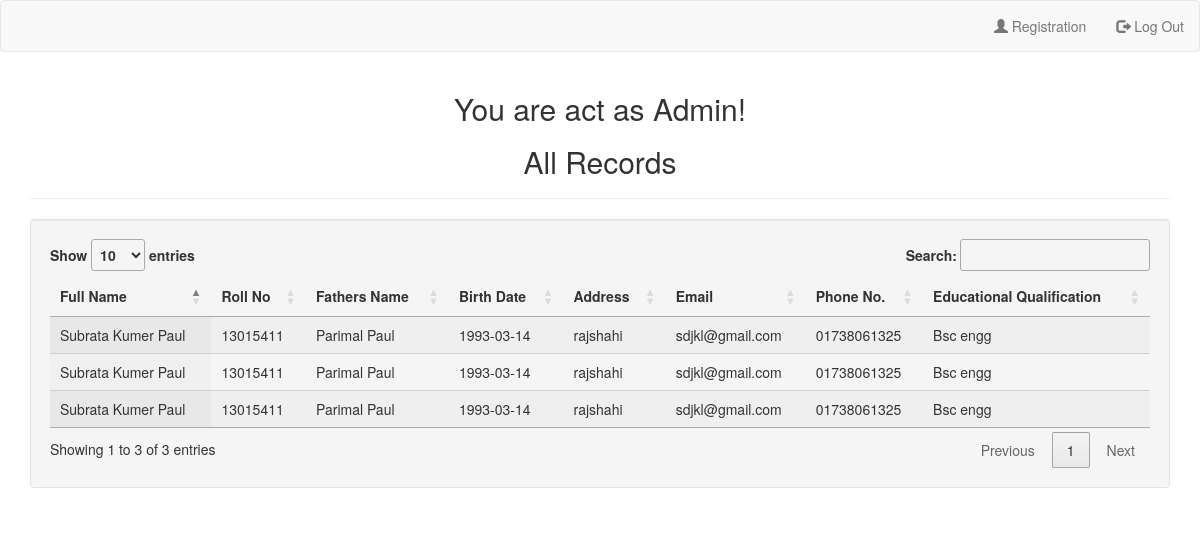
The page /view.php on the database its author committed.
### tables this page shows
CREATE TABLE IF NOT EXISTS `user_data` (
  `id` int(11) NOT NULL,
  `Full_Name` varchar(1000) NOT NULL,
  `Roll_No` int(10) NOT NULL,
  `Fathers_Name` varchar(1000) NOT NULL,
  `Birth_Date` date NOT NULL,
  `Address` varchar(1000) NOT NULL,
  `Email` varchar(1000) NOT NULL,
  `Phone_No` varchar(20) NOT NULL,
  `Edu_Qua` varchar(1000) NOT NULL
);

### view.php (the view, shortened to what this page needs)
<?php
$db = mysqli_connect('localhost', 'root', '', 'Data_Validation');
$query = "SELECT * FROM user_data";
$result = mysqli_query($db, $query);
?>
<!DOCTYPE html>
<html>
<head>
    <link rel="stylesheet" href="https://maxcdn.bootstrapcdn.com/bootstrap/3.3.7/css/bootstrap.min.css">
    <link rel="stylesheet" href="https://cdn.datatables.net/1.10.16/css/jquery.dataTables.min.css">
</head>
<body>
<nav class="navbar navbar-default">
    <div class="container-fluid">
        <ul class="nav navbar-nav navbar-right">
            <li>
			<a href="index.php"><span class="glyphicon glyphicon-user"></span> Registration</a>
			</li>
            <li>
			<a href="admin.php?logout='1'"><span class="glyphicon glyphicon-log-out"></span> Log Out</a>
			</li>
		</ul>
    </div>
</nav>
<div class="container">
    <div class="col-sm-2"></div>
    <div class="col-8 ">
        <center>
        <h2 id="h2">
		<?php echo "You are act as Admin!<br>"; ?>
		</h2>
		</center>
   <center><h2 id="h2">All Records</h2></center>
        <hr />
        <div class="well">
            <table id="data_tb" class="display" cellspacing="0" width="100%">
                <thead>
                    <tr>
                        <th>Full Name</th>
                        <th>Roll No</th>
                        <th>Fathers Name</th>
                        <th>Birth Date</th>
                        <th>Address</th>
                        <th>Email</th>
                        <th>Phone No.</th>
                        <th>Educational Qualification</th>
                    </tr>
                </thead>
                <tbody>
                <?php
                while( $rows = mysqli_fetch_array($result))
                {
                    ?>
                    <tr>
                        <td><?php echo $rows['Full_Name']; ?></td>
                        <td><?php echo $rows['Roll_No']; ?></td>
                        <td><?php echo $rows['Fathers_Name']; ?></td>
                        <td><?php echo $rows['Birth_Date']; ?></td>
                        <td><?php echo $rows['Address']; ?></td>
                        <td><?php echo $rows['Email']; ?></td>
                        <td><?php echo $rows['Phone_No']; ?></td>
                        <td><?php echo $rows['Edu_Qua']; ?></td>
                    </tr>
                    <?php
                }
                ?>
                </tbody>
            </table>
        </div>
    </div>
    <div class="col-sm-2"></div>
</div>
    <br>
    <br>
</body>
</html>

### rows shown on the page
user_data: Full_Name "Subrata Kumer Paul", Roll_No "13015411", Fathers_Name "Parimal Paul", Birth_Date "1993-03-14", Address "rajshahi", Email "sdjkl@gmail.com", Phone_No "01738061325", Edu_Qua "Bsc engg"
user_data: Full_Name "Subrata Kumer Paul", Roll_No "13015411", Fathers_Name "Parimal Paul", Birth_Date "1993-03-14", Address "rajshahi", Email "sdjkl@gmail.com", Phone_No "01738061325", Edu_Qua "Bsc engg"
user_data: Full_Name "Subrata Kumer Paul", Roll_No "13015411", Fathers_Name "Parimal Paul", Birth_Date "1993-03-14", Address "rajshahi", Email "sdjkl@gmail.com", Phone_No "01738061325", Edu_Qua "Bsc engg"
